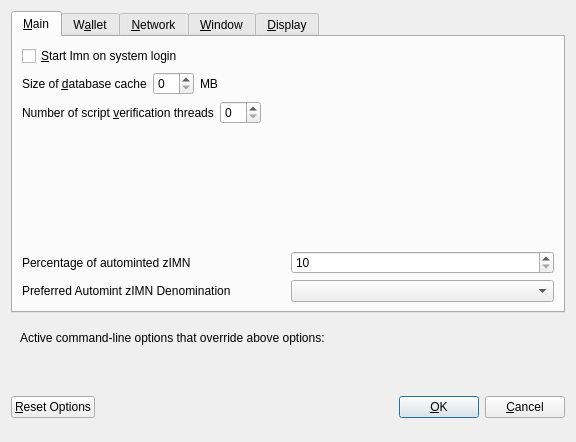
<?xml version="1.0" encoding="UTF-8"?>
<ui version="4.0">
 <class>OptionsDialog</class>
 <widget class="QDialog" name="OptionsDialog">
  <property name="geometry">
   <rect>
    <x>0</x>
    <y>0</y>
    <width>576</width>
    <height>442</height>
   </rect>
  </property>
  <property name="windowTitle">
   <string>Options</string>
  </property>
  <property name="modal">
   <bool>true</bool>
  </property>
  <layout class="QVBoxLayout" name="verticalLayout">
   <item>
    <widget class="QTabWidget" name="tabWidget">
     <property name="currentIndex">
      <number>0</number>
     </property>
     <widget class="QWidget" name="tabMain">
      <attribute name="title">
       <string>&amp;Main</string>
      </attribute>
      <layout class="QVBoxLayout" name="verticalLayout_Main">
       <item>
        <widget class="QCheckBox" name="bitcoinAtStartup">
         <property name="toolTip">
          <string>Automatically start Imn after logging in to the system.</string>
         </property>
         <property name="text">
          <string>&amp;Start Imn on system login</string>
         </property>
        </widget>
       </item>
       <item>
        <layout class="QHBoxLayout" name="horizontalLayout_2_Main">
         <item>
          <widget class="QLabel" name="databaseCacheLabel">
           <property name="text">
            <string>Size of &amp;database cache</string>
           </property>
           <property name="textFormat">
            <enum>Qt::PlainText</enum>
           </property>
           <property name="buddy">
            <cstring>databaseCache</cstring>
           </property>
          </widget>
         </item>
         <item>
          <widget class="QSpinBox" name="databaseCache"/>
         </item>
         <item>
          <widget class="QLabel" name="databaseCacheUnitLabel">
           <property name="text">
            <string>MB</string>
           </property>
           <property name="textFormat">
            <enum>Qt::PlainText</enum>
           </property>
          </widget>
         </item>
         <item>
          <spacer name="horizontalSpacer_2_Main">
           <property name="orientation">
            <enum>Qt::Horizontal</enum>
           </property>
           <property name="sizeHint" stdset="0">
            <size>
             <width>40</width>
             <height>20</height>
            </size>
           </property>
          </spacer>
         </item>
        </layout>
       </item>
       <item>
        <layout class="QHBoxLayout" name="horizontalLayout_3_Main">
         <item>
          <widget class="QLabel" name="threadsScriptVerifLabel">
           <property name="text">
            <string>Number of script &amp;verification threads</string>
           </property>
           <property name="textFormat">
            <enum>Qt::PlainText</enum>
           </property>
           <property name="buddy">
            <cstring>threadsScriptVerif</cstring>
           </property>
          </widget>
         </item>
         <item>
          <widget class="QSpinBox" name="threadsScriptVerif">
           <property name="toolTip">
            <string>(0 = auto, &lt;0 = leave that many cores free)</string>
           </property>
          </widget>
         </item>
         <item>
          <spacer name="horizontalSpacer_3_Main">
           <property name="orientation">
            <enum>Qt::Horizontal</enum>
           </property>
           <property name="sizeHint" stdset="0">
            <size>
             <width>40</width>
             <height>20</height>
            </size>
           </property>
          </spacer>
         </item>
        </layout>
       </item>
       <item>
        <spacer name="verticalSpacer_2">
         <property name="orientation">
          <enum>Qt::Vertical</enum>
         </property>
         <property name="sizeHint" stdset="0">
          <size>
           <width>20</width>
           <height>40</height>
          </size>
         </property>
        </spacer>
       </item>
       <item>
        <layout class="QHBoxLayout" name="horizontalLayout_3">
         <item>
          <widget class="QLabel" name="percentage_label">
           <property name="toolTip">
            <string>Percentage of incoming IMN which get automatically converted to zIMN via Zerocoin Protocol (min: 10%)</string>
           </property>
           <property name="text">
            <string>Percentage of autominted zIMN</string>
           </property>
          </widget>
         </item>
         <item>
          <widget class="QSpinBox" name="zeromintPercentage">
           <property name="minimum">
            <number>10</number>
           </property>
           <property name="maximum">
            <number>100</number>
           </property>
          </widget>
         </item>
        </layout>
       </item>
       <item>
        <layout class="QHBoxLayout" name="horizontalLayout" stretch="0,0">
         <property name="sizeConstraint">
          <enum>QLayout::SetFixedSize</enum>
         </property>
         <item>
          <widget class="QLabel" name="labelPreferredDenom">
           <property name="maximumSize">
            <size>
             <width>16777215</width>
             <height>16777215</height>
            </size>
           </property>
           <property name="toolTip">
            <string>Wait with automatic conversion to Zerocoin until enough IMN for this denomination is available</string>
           </property>
           <property name="text">
            <string>Preferred Automint zIMN Denomination</string>
           </property>
          </widget>
         </item>
         <item>
          <widget class="QComboBox" name="preferredDenom">
           <property name="maximumSize">
            <size>
             <width>16777215</width>
             <height>27</height>
            </size>
           </property>
           <property name="toolTip">
            <string>Wait with automatic conversion to Zerocoin until enough IMN for this denomination is available</string>
           </property>
           <property name="maxVisibleItems">
            <number>9</number>
           </property>
           <property name="maxCount">
            <number>9</number>
           </property>
          </widget>
         </item>
        </layout>
       </item>
      </layout>
     </widget>
     <widget class="QWidget" name="tabWallet">
      <attribute name="title">
       <string>W&amp;allet</string>
      </attribute>
      <layout class="QVBoxLayout" name="verticalLayout_Wallet">
       <item>
        <widget class="QGroupBox" name="groupBox">
         <property name="title">
          <string>Expert</string>
         </property>
         <layout class="QVBoxLayout" name="verticalLayout_2">
          <item>
           <widget class="QCheckBox" name="coinControlFeatures">
            <property name="toolTip">
             <string>Whether to show coin control features or not.</string>
            </property>
            <property name="text">
             <string>Enable coin &amp;control features</string>
            </property>
           </widget>
          </item>
          <item>
           <widget class="QCheckBox" name="showMasternodesTab">
            <property name="toolTip">
             <string>Show additional tab listing all your masternodes in first sub-tab&lt;br/&gt;and all masternodes on the network in second sub-tab.</string>
            </property>
            <property name="text">
             <string>Show Masternodes Tab</string>
            </property>
           </widget>
          </item>
          <item>
           <widget class="QCheckBox" name="spendZeroConfChange">
            <property name="toolTip">
             <string>If you disable the spending of unconfirmed change, the change from a transaction&lt;br/&gt;cannot be used until that transaction has at least one confirmation.&lt;br/&gt;This also affects how your balance is computed.</string>
            </property>
            <property name="text">
             <string>&amp;Spend unconfirmed change</string>
            </property>
           </widget>
          </item>
         </layout>
        </widget>
       </item>
       <item>
        <spacer name="verticalSpacer_Wallet">
         <property name="orientation">
          <enum>Qt::Vertical</enum>
         </property>
         <property name="sizeHint" stdset="0">
          <size>
           <width>20</width>
           <height>40</height>
          </size>
         </property>
        </spacer>
       </item>
      </layout>
     </widget>
     <widget class="QWidget" name="tabNetwork">
      <attribute name="title">
       <string>&amp;Network</string>
      </attribute>
      <layout class="QVBoxLayout" name="verticalLayout_Network">
       <item>
        <widget class="QCheckBox" name="mapPortUpnp">
         <property name="toolTip">
          <string>Automatically open the Imn client port on the router. This only works when your router supports UPnP and it is enabled.</string>
         </property>
         <property name="text">
          <string>Map port using &amp;UPnP</string>
         </property>
        </widget>
       </item>
       <item>
        <widget class="QCheckBox" name="allowIncoming">
         <property name="toolTip">
          <string>Accept connections from outside</string>
         </property>
         <property name="text">
          <string>Allow incoming connections</string>
         </property>
        </widget>
       </item>
       <item>
        <widget class="QCheckBox" name="connectSocks">
         <property name="toolTip">
          <string>Connect to the Imn network through a SOCKS5 proxy.</string>
         </property>
         <property name="text">
          <string>&amp;Connect through SOCKS5 proxy (default proxy):</string>
         </property>
        </widget>
       </item>
       <item>
        <layout class="QHBoxLayout" name="horizontalLayout_1_Network">
         <item>
          <widget class="QLabel" name="proxyIpLabel">
           <property name="text">
            <string>Proxy &amp;IP:</string>
           </property>
           <property name="textFormat">
            <enum>Qt::PlainText</enum>
           </property>
           <property name="buddy">
            <cstring>proxyIp</cstring>
           </property>
          </widget>
         </item>
         <item>
          <widget class="QValidatedLineEdit" name="proxyIp">
           <property name="minimumSize">
            <size>
             <width>140</width>
             <height>0</height>
            </size>
           </property>
           <property name="maximumSize">
            <size>
             <width>140</width>
             <height>16777215</height>
            </size>
           </property>
           <property name="toolTip">
            <string>IP address of the proxy (e.g. IPv4: 127.0.0.1 / IPv6: ::1)</string>
           </property>
          </widget>
         </item>
         <item>
          <widget class="QLabel" name="proxyPortLabel">
           <property name="text">
            <string>&amp;Port:</string>
           </property>
           <property name="textFormat">
            <enum>Qt::PlainText</enum>
           </property>
           <property name="buddy">
            <cstring>proxyPort</cstring>
           </property>
          </widget>
         </item>
         <item>
          <widget class="QLineEdit" name="proxyPort">
           <property name="minimumSize">
            <size>
             <width>55</width>
             <height>0</height>
            </size>
           </property>
           <property name="maximumSize">
            <size>
             <width>55</width>
             <height>16777215</height>
            </size>
           </property>
           <property name="toolTip">
            <string>Port of the proxy (e.g. 9050)</string>
           </property>
          </widget>
         </item>
         <item>
          <spacer name="horizontalSpacer_1_Network">
           <property name="orientation">
            <enum>Qt::Horizontal</enum>
           </property>
           <property name="sizeHint" stdset="0">
            <size>
             <width>40</width>
             <height>20</height>
            </size>
           </property>
          </spacer>
         </item>
        </layout>
       </item>
       <item>
        <spacer name="verticalSpacer_Network">
         <property name="orientation">
          <enum>Qt::Vertical</enum>
         </property>
         <property name="sizeHint" stdset="0">
          <size>
           <width>20</width>
           <height>40</height>
          </size>
         </property>
        </spacer>
       </item>
      </layout>
     </widget>
     <widget class="QWidget" name="tabWindow">
      <attribute name="title">
       <string>&amp;Window</string>
      </attribute>
      <layout class="QVBoxLayout" name="verticalLayout_Window">
       <item>
        <widget class="QCheckBox" name="minimizeToTray">
         <property name="toolTip">
          <string>Show only a tray icon after minimizing the window.</string>
         </property>
         <property name="text">
          <string>&amp;Minimize to the tray instead of the taskbar</string>
         </property>
        </widget>
       </item>
       <item>
        <widget class="QCheckBox" name="minimizeOnClose">
         <property name="toolTip">
          <string>Minimize instead of exit the application when the window is closed. When this option is enabled, the application will be closed only after selecting Quit in the menu.</string>
         </property>
         <property name="text">
          <string>M&amp;inimize on close</string>
         </property>
        </widget>
       </item>
       <item>
        <spacer name="verticalSpacer_Window">
         <property name="orientation">
          <enum>Qt::Vertical</enum>
         </property>
         <property name="sizeHint" stdset="0">
          <size>
           <width>20</width>
           <height>40</height>
          </size>
         </property>
        </spacer>
       </item>
      </layout>
     </widget>
     <widget class="QWidget" name="tabDisplay">
      <attribute name="title">
       <string>&amp;Display</string>
      </attribute>
      <layout class="QVBoxLayout" name="verticalLayout_Display">
       <item>
        <layout class="QHBoxLayout" name="horizontalLayout_1_Display">
         <item>
          <widget class="QLabel" name="langLabel">
           <property name="text">
            <string>User Interface &amp;language:</string>
           </property>
           <property name="textFormat">
            <enum>Qt::PlainText</enum>
           </property>
           <property name="buddy">
            <cstring>lang</cstring>
           </property>
          </widget>
         </item>
         <item>
          <widget class="QValueComboBox" name="lang">
           <property name="toolTip">
            <string>The user interface language can be set here. This setting will take effect after restarting Imn.</string>
           </property>
          </widget>
         </item>
        </layout>
       </item>
       <item>
        <widget class="QLabel" name="label_3">
         <property name="toolTip">
          <string notr="true"/>
         </property>
         <property name="statusTip">
          <string notr="true"/>
         </property>
         <property name="whatsThis">
          <string notr="true"/>
         </property>
         <property name="accessibleName">
          <string notr="true"/>
         </property>
         <property name="text">
          <string>Language missing or translation incomplete? Help contributing translations here:
https://www.transifex.com/imn-project/imn-project-translations</string>
         </property>
         <property name="wordWrap">
          <bool>true</bool>
         </property>
         <property name="openExternalLinks">
          <bool>true</bool>
         </property>
         <property name="textInteractionFlags">
          <set>Qt::TextBrowserInteraction</set>
         </property>
        </widget>
       </item>
       <item>
        <layout class="QHBoxLayout" name="horizontalLayout_4_Display" stretch="0,0">
         <item>
          <widget class="QLabel" name="themeLabel">
           <property name="text">
            <string>User Interface Theme:</string>
           </property>
          </widget>
         </item>
         <item>
          <widget class="QValueComboBox" name="theme"/>
         </item>
        </layout>
       </item>
       <item>
        <widget class="Line" name="line">
         <property name="orientation">
          <enum>Qt::Horizontal</enum>
         </property>
        </widget>
       </item>
       <item>
        <layout class="QHBoxLayout" name="horizontalLayout_2_Display">
         <item>
          <widget class="QLabel" name="unitLabel">
           <property name="text">
            <string>&amp;Unit to show amounts in:</string>
           </property>
           <property name="textFormat">
            <enum>Qt::PlainText</enum>
           </property>
           <property name="buddy">
            <cstring>unit</cstring>
           </property>
          </widget>
         </item>
         <item>
          <widget class="QValueComboBox" name="unit">
           <property name="toolTip">
            <string>Choose the default subdivision unit to show in the interface and when sending coins.</string>
           </property>
          </widget>
         </item>
        </layout>
       </item>
       <item>
        <layout class="QHBoxLayout" name="horizontalLayout_5_Display">
         <item>
          <widget class="QLabel" name="digitsLabel">
           <property name="text">
            <string>Decimal digits</string>
           </property>
          </widget>
         </item>
         <item>
          <widget class="QValueComboBox" name="digits"/>
         </item>
        </layout>
       </item>
       <item>
        <layout class="QHBoxLayout" name="horizontalLayout_3_Display">
         <item>
          <widget class="QLabel" name="thirdPartyTxUrlsLabel">
           <property name="toolTip">
            <string>Third party URLs (e.g. a block explorer) that appear in the transactions tab as context menu items. %s in the URL is replaced by transaction hash. Multiple URLs are separated by vertical bar |.</string>
           </property>
           <property name="text">
            <string>Third party transaction URLs</string>
           </property>
           <property name="buddy">
            <cstring>thirdPartyTxUrls</cstring>
           </property>
          </widget>
         </item>
         <item>
          <widget class="QLineEdit" name="thirdPartyTxUrls">
           <property name="toolTip">
            <string>Third party URLs (e.g. a block explorer) that appear in the transactions tab as context menu items. %s in the URL is replaced by transaction hash. Multiple URLs are separated by vertical bar |.</string>
           </property>
          </widget>
         </item>
        </layout>
       </item>
       <item>
        <spacer name="verticalSpacer">
         <property name="orientation">
          <enum>Qt::Vertical</enum>
         </property>
         <property name="sizeHint" stdset="0">
          <size>
           <width>20</width>
           <height>40</height>
          </size>
         </property>
        </spacer>
       </item>
      </layout>
     </widget>
    </widget>
   </item>
   <item>
    <widget class="QFrame" name="frame">
     <layout class="QVBoxLayout" name="verticalLayout_Bottom">
      <item>
       <layout class="QHBoxLayout" name="horizontalLayout_Bottom">
        <item>
         <widget class="QLabel" name="overriddenByCommandLineInfoLabel">
          <property name="text">
           <string>Active command-line options that override above options:</string>
          </property>
          <property name="textFormat">
           <enum>Qt::PlainText</enum>
          </property>
         </widget>
        </item>
        <item>
         <spacer name="horizontalSpacer_Bottom">
          <property name="orientation">
           <enum>Qt::Horizontal</enum>
          </property>
          <property name="sizeHint" stdset="0">
           <size>
            <width>40</width>
            <height>20</height>
           </size>
          </property>
         </spacer>
        </item>
       </layout>
      </item>
      <item>
       <widget class="QLabel" name="overriddenByCommandLineLabel">
        <property name="text">
         <string/>
        </property>
        <property name="textFormat">
         <enum>Qt::PlainText</enum>
        </property>
        <property name="wordWrap">
         <bool>true</bool>
        </property>
       </widget>
      </item>
     </layout>
    </widget>
   </item>
   <item>
    <layout class="QHBoxLayout" name="horizontalLayout_Buttons">
     <item>
      <widget class="QPushButton" name="resetButton">
       <property name="toolTip">
        <string>Reset all client options to default.</string>
       </property>
       <property name="text">
        <string>&amp;Reset Options</string>
       </property>
       <property name="autoDefault">
        <bool>false</bool>
       </property>
      </widget>
     </item>
     <item>
      <spacer name="horizontalSpacer_1">
       <property name="orientation">
        <enum>Qt::Horizontal</enum>
       </property>
       <property name="sizeHint" stdset="0">
        <size>
         <width>40</width>
         <height>48</height>
        </size>
       </property>
      </spacer>
     </item>
     <item>
      <widget class="QLabel" name="statusLabel">
       <property name="minimumSize">
        <size>
         <width>200</width>
         <height>0</height>
        </size>
       </property>
       <property name="font">
        <font>
         <weight>75</weight>
         <bold>true</bold>
        </font>
       </property>
       <property name="text">
        <string/>
       </property>
       <property name="textFormat">
        <enum>Qt::PlainText</enum>
       </property>
       <property name="wordWrap">
        <bool>true</bool>
       </property>
      </widget>
     </item>
     <item>
      <spacer name="horizontalSpacer_2">
       <property name="orientation">
        <enum>Qt::Horizontal</enum>
       </property>
       <property name="sizeHint" stdset="0">
        <size>
         <width>40</width>
         <height>48</height>
        </size>
       </property>
      </spacer>
     </item>
     <item>
      <widget class="QPushButton" name="okButton">
       <property name="text">
        <string>&amp;OK</string>
       </property>
       <property name="autoDefault">
        <bool>false</bool>
       </property>
       <property name="default">
        <bool>true</bool>
       </property>
      </widget>
     </item>
     <item>
      <widget class="QPushButton" name="cancelButton">
       <property name="text">
        <string>&amp;Cancel</string>
       </property>
       <property name="autoDefault">
        <bool>false</bool>
       </property>
      </widget>
     </item>
    </layout>
   </item>
  </layout>
 </widget>
 <customwidgets>
  <customwidget>
   <class>QValidatedLineEdit</class>
   <extends>QLineEdit</extends>
   <header>qvalidatedlineedit.h</header>
  </customwidget>
  <customwidget>
   <class>QValueComboBox</class>
   <extends>QComboBox</extends>
   <header>qvaluecombobox.h</header>
  </customwidget>
 </customwidgets>
 <resources/>
 <connections/>
</ui>
